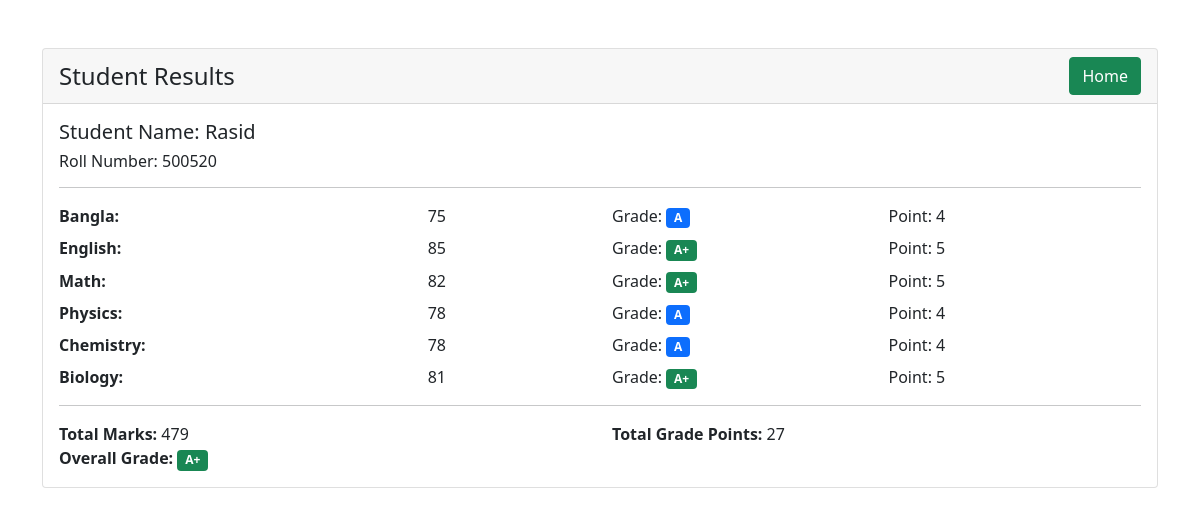
The page /result.php?roll=500520 on the database its author committed.
### tables this page shows
CREATE TABLE `result` (
  `id` int(11) NOT NULL,
  `student_id` int(11) NOT NULL,
  `bangla` int(11) NOT NULL,
  `english` int(11) NOT NULL,
  `math` int(11) NOT NULL,
  `physics` int(11) NOT NULL,
  `chemistry` int(11) NOT NULL,
  `biology` int(11) NOT NULL,
  `created_at` timestamp NOT NULL DEFAULT current_timestamp(),
  `updated_at` timestamp NULL DEFAULT NULL
);

CREATE TABLE `students` (
  `id` int(11) NOT NULL COMMENT 'Primary Key',
  `name` varchar(50) NOT NULL,
  `roll` bigint(20) NOT NULL,
  `phone` varchar(11) NOT NULL,
  `created_at` timestamp NOT NULL DEFAULT current_timestamp(),
  `updated_at` timestamp NULL DEFAULT NULL
);

### view/result.php (the view, shortened to what this page needs)
<!doctype html>
<html lang="en">
<head>
    <link href="https://cdn.jsdelivr.net/npm/bootstrap@5.0.2/dist/css/bootstrap.min.css" rel="stylesheet">
</head>
<body>
    <div class="container mt-5">
        <div class="card">
            <div class="card-header d-flex justify-content-between align-items-center">
                <h4 class="mb-0 me-3">Student Results</h4>
                <a href="index.php"><button class="btn btn-success">Home</button></a>
            </div>
            <div class="card-body">
                <?php
                if ($result->num_rows > 0) {
                    $row = $result->fetch_assoc();
                    $subjects = ["Bangla", "English", "Math", "Physics", "Chemistry", "Biology"];
                    $totalPoints = 0;
                    $totalMarks = 0;
                    $totalSubjects = count($subjects);
                    echo "<h5>Student Name: " . htmlspecialchars($row["name"]) . "</h5>";
                    echo "<h6>Roll Number: " . htmlspecialchars($row["roll"]) . "</h6>";
                    echo "<hr>";
                    foreach ($subjects as $subject) {
                        $marks = $row[strtolower($subject)];
                        $grade = calculateGrade($marks);
                        $gradePoint = calculateGradePoint($marks);
                        $totalPoints += $gradePoint;
                        $totalMarks += $marks;
                        echo "<div class='row mb-2'>";
                        echo "<div class='col-md-4'><strong>$subject:</strong></div>";
                        echo "<div class='col-md-2'>" . htmlspecialchars($marks) . "</div>";
                        echo "<div class='col-md-3'>Grade: <span class='badge bg-" . ($grade == 'F' ? 'danger' : ($grade == 'A+' ? 'success' : 'primary')) . "'>$grade</span></div>";
                        echo "<div class='col-md-3'>Point: " . htmlspecialchars($gradePoint) . "</div>";
                        echo "</div>";
                    }
                    $averageGradePoint = $totalPoints / $totalSubjects;
                    $overallGrade = calculateGrade($averageGradePoint * 20);
                    echo "<hr>";
                    echo "<div class='row'>";
                    echo "<div class='col-md-6'><strong>Total Marks:</strong> " . htmlspecialchars($totalMarks) . "</div>";
                    echo "<div class='col-md-6'><strong>Total Grade Points:</strong> " . htmlspecialchars($totalPoints) . "</div>";
                    echo "<div class='col-md-6'><strong>Overall Grade:</strong> <span class='badge bg-" . ($overallGrade == 'F' ? 'danger' : ($overallGrade == 'A+' ? 'success' : 'primary')) . "'>$overallGrade</span></div>";
                    echo "</div>";
                } else {
                    echo "<p class='text-danger'>No results found for the given roll number.</p>";
                }
                ?>
            </div>
        </div>
    </div>
</body>
</html>

### rows shown on the page
result: student.name "Rasid", student.roll "500520", bangla "75", bangla "A", bangla "4", english "85", english "A+", english "5", math "82", math "A+", math "5", physics "78", physics "A", physics "4", chemistry "78", chemistry "A", chemistry "4", biology "81", biology "A+", biology "5"

### other values the page prints
$subject "Bangla"
$subject "English"
$subject "Math"
$subject "Physics"
$subject "Chemistry"
$subject "Biology"
$totalMarks "479"
$totalPoints "27"
$overallGrade "A+"
